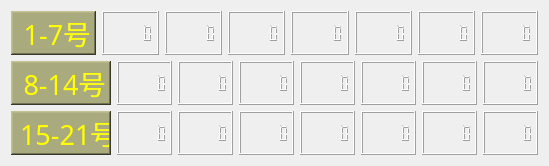
         <widget class="QWidget" name="tab_2">
          <attribute name="title">
           <string>电池组2</string>
          </attribute>
          <layout class="QVBoxLayout" name="verticalLayout_5">
           <item>
            <layout class="QHBoxLayout" name="horizontalLayout_8">
             <item>
              <widget class="QLabel" name="Battery2_1_7">
               <property name="maximumSize">
                <size>
                 <width>100</width>
                 <height>50</height>
                </size>
               </property>
               <property name="font">
                <font>
                 <family>楷体</family>
                 <pointsize>20</pointsize>
                 <weight>50</weight>
                 <italic>false</italic>
                 <bold>false</bold>
                </font>
               </property>
               <property name="styleSheet">
                <string notr="true">background-color: rgb(170, 170, 127);</string>
               </property>
               <property name="frameShape">
                <enum>QFrame::WinPanel</enum>
               </property>
               <property name="frameShadow">
                <enum>QFrame::Raised</enum>
               </property>
               <property name="text">
                <string>&lt;html&gt;&lt;head/&gt;&lt;body&gt;&lt;p align=&quot;center&quot;&gt;&lt;span style=&quot; color:#ffff00;&quot;&gt;1-7号&lt;/span&gt;&lt;/p&gt;&lt;/body&gt;&lt;/html&gt;</string>
               </property>
              </widget>
             </item>
             <item>
              <widget class="QLCDNumber" name="show_Battery2_Voltage1">
               <property name="maximumSize">
                <size>
                 <width>100</width>
                 <height>50</height>
                </size>
               </property>
               <property name="styleSheet">
                <string notr="true">color: rgb(255, 255, 0);</string>
               </property>
               <property name="smallDecimalPoint">
                <bool>true</bool>
               </property>
              </widget>
             </item>
             <item>
              <widget class="QLCDNumber" name="show_Battery2_Voltage2">
               <property name="maximumSize">
                <size>
                 <width>100</width>
                 <height>50</height>
                </size>
               </property>
               <property name="styleSheet">
                <string notr="true">color: rgb(255, 255, 0);</string>
               </property>
               <property name="smallDecimalPoint">
                <bool>true</bool>
               </property>
              </widget>
             </item>
             <item>
              <widget class="QLCDNumber" name="show_Battery2_Voltage3">
               <property name="maximumSize">
                <size>
                 <width>100</width>
                 <height>50</height>
                </size>
               </property>
               <property name="styleSheet">
                <string notr="true">color: rgb(255, 255, 0);</string>
               </property>
               <property name="smallDecimalPoint">
                <bool>true</bool>
               </property>
              </widget>
             </item>
             <item>
              <widget class="QLCDNumber" name="show_Battery2_Voltage4">
               <property name="maximumSize">
                <size>
                 <width>100</width>
                 <height>50</height>
                </size>
               </property>
               <property name="styleSheet">
                <string notr="true">color: rgb(255, 255, 0);</string>
               </property>
               <property name="smallDecimalPoint">
                <bool>true</bool>
               </property>
              </widget>
             </item>
             <item>
              <widget class="QLCDNumber" name="show_Battery2_Voltage5">
               <property name="maximumSize">
                <size>
                 <width>100</width>
                 <height>50</height>
                </size>
               </property>
               <property name="styleSheet">
                <string notr="true">color: rgb(255, 255, 0);</string>
               </property>
               <property name="smallDecimalPoint">
                <bool>true</bool>
               </property>
              </widget>
             </item>
             <item>
              <widget class="QLCDNumber" name="show_Battery2_Voltage6">
               <property name="maximumSize">
                <size>
                 <width>100</width>
                 <height>50</height>
                </size>
               </property>
               <property name="styleSheet">
                <string notr="true">color: rgb(255, 255, 0);</string>
               </property>
               <property name="smallDecimalPoint">
                <bool>true</bool>
               </property>
              </widget>
             </item>
             <item>
              <widget class="QLCDNumber" name="show_Battery2_Voltage7">
               <property name="maximumSize">
                <size>
                 <width>100</width>
                 <height>50</height>
                </size>
               </property>
               <property name="styleSheet">
                <string notr="true">color: rgb(255, 255, 0);</string>
               </property>
               <property name="smallDecimalPoint">
                <bool>true</bool>
               </property>
              </widget>
             </item>
            </layout>
           </item>
           <item>
            <layout class="QHBoxLayout" name="horizontalLayout_9">
             <item>
              <widget class="QLabel" name="Battery2_8_14">
               <property name="maximumSize">
                <size>
                 <width>100</width>
                 <height>50</height>
                </size>
               </property>
               <property name="font">
                <font>
                 <family>楷体</family>
                 <pointsize>20</pointsize>
                 <weight>50</weight>
                 <italic>false</italic>
                 <bold>false</bold>
                </font>
               </property>
               <property name="styleSheet">
                <string notr="true">background-color: rgb(170, 170, 127);</string>
               </property>
               <property name="frameShape">
                <enum>QFrame::WinPanel</enum>
               </property>
               <property name="frameShadow">
                <enum>QFrame::Raised</enum>
               </property>
               <property name="text">
                <string>&lt;html&gt;&lt;head/&gt;&lt;body&gt;&lt;p align=&quot;center&quot;&gt;&lt;span style=&quot; color:#ffff00;&quot;&gt;8-14号&lt;/span&gt;&lt;/p&gt;&lt;/body&gt;&lt;/html&gt;</string>
               </property>
              </widget>
             </item>
             <item>
              <widget class="QLCDNumber" name="show_Battery2_Voltage8">
               <property name="maximumSize">
                <size>
                 <width>100</width>
                 <height>50</height>
                </size>
               </property>
               <property name="styleSheet">
                <string notr="true">color: rgb(255, 255, 0);</string>
               </property>
               <property name="smallDecimalPoint">
                <bool>true</bool>
               </property>
              </widget>
             </item>
             <item>
              <widget class="QLCDNumber" name="show_Battery2_Voltage9">
               <property name="maximumSize">
                <size>
                 <width>100</width>
                 <height>50</height>
                </size>
               </property>
               <property name="styleSheet">
                <string notr="true">color: rgb(255, 255, 0);</string>
               </property>
               <property name="smallDecimalPoint">
                <bool>true</bool>
               </property>
              </widget>
             </item>
             <item>
              <widget class="QLCDNumber" name="show_Battery2_Voltage10">
               <property name="maximumSize">
                <size>
                 <width>100</width>
                 <height>50</height>
                </size>
               </property>
               <property name="styleSheet">
                <string notr="true">color: rgb(255, 255, 0);</string>
               </property>
               <property name="smallDecimalPoint">
                <bool>true</bool>
               </property>
              </widget>
             </item>
             <item>
              <widget class="QLCDNumber" name="show_Battery2_Voltage11">
               <property name="maximumSize">
                <size>
                 <width>100</width>
                 <height>50</height>
                </size>
               </property>
               <property name="styleSheet">
                <string notr="true">color: rgb(255, 255, 0);</string>
               </property>
               <property name="smallDecimalPoint">
                <bool>true</bool>
               </property>
              </widget>
             </item>
             <item>
              <widget class="QLCDNumber" name="show_Battery2_Voltage12">
               <property name="maximumSize">
                <size>
                 <width>100</width>
                 <height>50</height>
                </size>
               </property>
               <property name="styleSheet">
                <string notr="true">color: rgb(255, 255, 0);</string>
               </property>
               <property name="smallDecimalPoint">
                <bool>true</bool>
               </property>
              </widget>
             </item>
             <item>
              <widget class="QLCDNumber" name="show_Battery2_Voltage13">
               <property name="maximumSize">
                <size>
                 <width>100</width>
                 <height>50</height>
                </size>
               </property>
               <property name="styleSheet">
                <string notr="true">color: rgb(255, 255, 0);</string>
               </property>
               <property name="smallDecimalPoint">
                <bool>true</bool>
               </property>
              </widget>
             </item>
             <item>
              <widget class="QLCDNumber" name="show_Battery2_Voltage14">
               <property name="maximumSize">
                <size>
                 <width>100</width>
                 <height>50</height>
                </size>
               </property>
               <property name="styleSheet">
                <string notr="true">color: rgb(255, 255, 0);</string>
               </property>
               <property name="smallDecimalPoint">
                <bool>true</bool>
               </property>
              </widget>
             </item>
            </layout>
           </item>
           <item>
            <layout class="QHBoxLayout" name="horizontalLayout_10">
             <item>
              <widget class="QLabel" name="Battery2_15_21">
               <property name="maximumSize">
                <size>
                 <width>100</width>
                 <height>50</height>
                </size>
               </property>
               <property name="font">
                <font>
                 <family>楷体</family>
                 <pointsize>20</pointsize>
                 <weight>50</weight>
                 <italic>false</italic>
                 <bold>false</bold>
                </font>
               </property>
               <property name="styleSheet">
                <string notr="true">background-color: rgb(170, 170, 127);</string>
               </property>
               <property name="frameShape">
                <enum>QFrame::WinPanel</enum>
               </property>
               <property name="frameShadow">
                <enum>QFrame::Raised</enum>
               </property>
               <property name="text">
                <string>&lt;html&gt;&lt;head/&gt;&lt;body&gt;&lt;p align=&quot;center&quot;&gt;&lt;span style=&quot; color:#ffff00;&quot;&gt;15-21号&lt;/span&gt;&lt;/p&gt;&lt;/body&gt;&lt;/html&gt;</string>
               </property>
              </widget>
             </item>
             <item>
              <widget class="QLCDNumber" name="show_Battery2_Voltage15">
               <property name="maximumSize">
                <size>
                 <width>100</width>
                 <height>50</height>
                </size>
               </property>
               <property name="styleSheet">
                <string notr="true">color: rgb(255, 255, 0);</string>
               </property>
               <property name="smallDecimalPoint">
                <bool>true</bool>
               </property>
              </widget>
             </item>
             <item>
              <widget class="QLCDNumber" name="show_Battery2_Voltage16">
               <property name="maximumSize">
                <size>
                 <width>100</width>
                 <height>50</height>
                </size>
               </property>
               <property name="styleSheet">
                <string notr="true">color: rgb(255, 255, 0);</string>
               </property>
               <property name="smallDecimalPoint">
                <bool>true</bool>
               </property>
              </widget>
             </item>
             <item>
              <widget class="QLCDNumber" name="show_Battery2_Voltage17">
               <property name="maximumSize">
                <size>
                 <width>100</width>
                 <height>50</height>
                </size>
               </property>
               <property name="styleSheet">
                <string notr="true">color: rgb(255, 255, 0);</string>
               </property>
               <property name="smallDecimalPoint">
                <bool>true</bool>
               </property>
              </widget>
             </item>
             <item>
              <widget class="QLCDNumber" name="show_Battery2_Voltage18">
               <property name="maximumSize">
                <size>
                 <width>100</width>
                 <height>50</height>
                </size>
               </property>
               <property name="styleSheet">
                <string notr="true">color: rgb(255, 255, 0);</string>
               </property>
               <property name="smallDecimalPoint">
                <bool>true</bool>
               </property>
              </widget>
             </item>
             <item>
              <widget class="QLCDNumber" name="show_Battery2_Voltage19">
               <property name="maximumSize">
                <size>
                 <width>100</width>
                 <height>50</height>
                </size>
               </property>
               <property name="styleSheet">
                <string notr="true">color: rgb(255, 255, 0);</string>
               </property>
               <property name="smallDecimalPoint">
                <bool>true</bool>
               </property>
              </widget>
             </item>
             <item>
              <widget class="QLCDNumber" name="show_Battery2_Voltage20">
               <property name="maximumSize">
                <size>
                 <width>100</width>
                 <height>50</height>
                </size>
               </property>
               <property name="styleSheet">
                <string notr="true">color: rgb(255, 255, 0);</string>
               </property>
               <property name="smallDecimalPoint">
                <bool>true</bool>
               </property>
              </widget>
             </item>
             <item>
              <widget class="QLCDNumber" name="show_Battery2_Voltage21">
               <property name="maximumSize">
                <size>
                 <width>100</width>
                 <height>50</height>
                </size>
               </property>
               <property name="styleSheet">
                <string notr="true">color: rgb(255, 255, 0);</string>
               </property>
               <property name="smallDecimalPoint">
                <bool>true</bool>
               </property>
              </widget>
             </item>
            </layout>
           </item>
          </layout>
         </widget>
